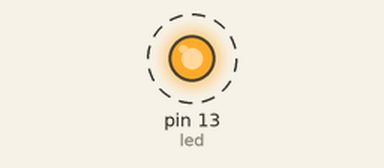
Recording of a sketch running on a simulated Arduino Uno, built with avr-gcc and run on an emulated ATmega328P. On the bench: output pins drawn as LEDs (lit = HIGH). Dashed ring = blinking.

Above: at 0.5 s.
Timing chart, 0 to 4.6 s (numbered marks = the images above):
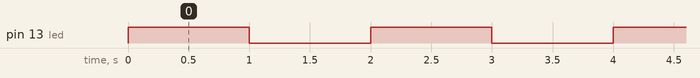

The sketch:

DegiskenTan1.ino
```cpp
int led = 13;

void setup() {
  pinMode(led, OUTPUT);

}

void loop() {
  digitalWrite(13, HIGH);
  delay(1000);
  digitalWrite(13, LOW);
  delay(1000);

  led = 6;
}
```

Measured:
- by itself, pin 13 (led): alternates HIGH for 1.0 s and LOW for 1.0 s
